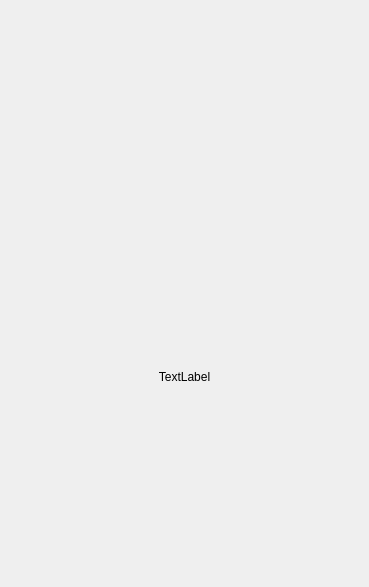
<?xml version="1.0" encoding="UTF-8"?>
<ui version="4.0">
 <class>PanelNotFoundDialog</class>
 <widget class="QDialog" name="PanelNotFoundDialog">
  <property name="geometry">
   <rect>
    <x>0</x>
    <y>0</y>
    <width>369</width>
    <height>587</height>
   </rect>
  </property>
  <property name="windowTitle">
   <string>Shotgun Browser</string>
  </property>
  <layout class="QGridLayout" name="gridLayout">
   <item row="0" column="1">
    <spacer name="verticalSpacer">
     <property name="orientation">
      <enum>Qt::Vertical</enum>
     </property>
     <property name="sizeHint" stdset="0">
      <size>
       <width>20</width>
       <height>175</height>
      </size>
     </property>
    </spacer>
   </item>
   <item row="1" column="0">
    <spacer name="horizontalSpacer_2">
     <property name="orientation">
      <enum>Qt::Horizontal</enum>
     </property>
     <property name="sizeHint" stdset="0">
      <size>
       <width>78</width>
       <height>20</height>
      </size>
     </property>
    </spacer>
   </item>
   <item row="1" column="1">
    <layout class="QVBoxLayout" name="verticalLayout">
     <item>
      <widget class="QLabel" name="label">
       <property name="minimumSize">
        <size>
         <width>161</width>
         <height>161</height>
        </size>
       </property>
       <property name="maximumSize">
        <size>
         <width>161</width>
         <height>161</height>
        </size>
       </property>
       <property name="text">
        <string/>
       </property>
       <property name="pixmap">
        <pixmap resource="resources.qrc">:/tk_nuke/not_found.png</pixmap>
       </property>
       <property name="scaledContents">
        <bool>true</bool>
       </property>
      </widget>
     </item>
     <item>
      <widget class="QLabel" name="message">
       <property name="text">
        <string>TextLabel</string>
       </property>
       <property name="alignment">
        <set>Qt::AlignCenter</set>
       </property>
       <property name="wordWrap">
        <bool>true</bool>
       </property>
      </widget>
     </item>
    </layout>
   </item>
   <item row="1" column="2">
    <spacer name="horizontalSpacer">
     <property name="orientation">
      <enum>Qt::Horizontal</enum>
     </property>
     <property name="sizeHint" stdset="0">
      <size>
       <width>78</width>
       <height>20</height>
      </size>
     </property>
    </spacer>
   </item>
   <item row="2" column="1">
    <spacer name="verticalSpacer_2">
     <property name="orientation">
      <enum>Qt::Vertical</enum>
     </property>
     <property name="sizeHint" stdset="0">
      <size>
       <width>20</width>
       <height>175</height>
      </size>
     </property>
    </spacer>
   </item>
  </layout>
 </widget>
 <resources>
  <include location="resources.qrc"/>
 </resources>
 <connections/>
</ui>
